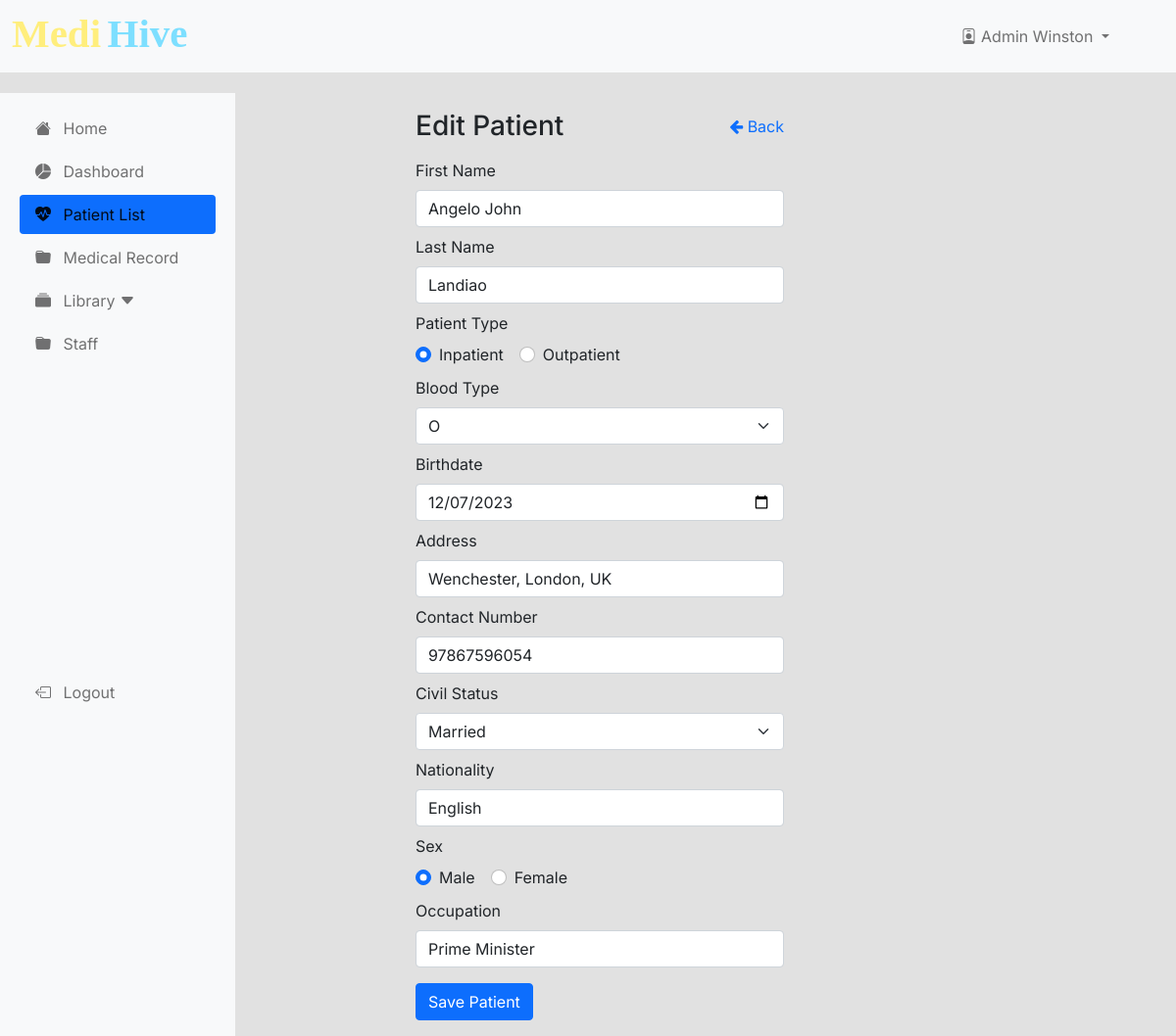
Page /pages/admin/editpatient.php?id=1 (signed in) on the committed database.
### tables this page shows
CREATE TABLE `patient` (
  `patientID` int(11) NOT NULL,
  `staffID` int(11) NOT NULL,
  `pFName` varchar(255) NOT NULL,
  `pLName` varchar(255) NOT NULL,
  `patientType` varchar(255) NOT NULL,
  `bloodType` varchar(255) NOT NULL,
  `birthdate` date NOT NULL,
  `address` varchar(255) NOT NULL,
  `contactNo` varchar(255) NOT NULL,
  `civilStatus` varchar(255) NOT NULL,
  `nationality` varchar(255) NOT NULL,
  `sex` varchar(255) NOT NULL,
  `occupation` varchar(255) NOT NULL,
  `email` varchar(255) NOT NULL
);

### classes/patient.class.php (called while the page is built, shortened)
<?php
require_once 'database.php';
class Patient
{
    protected $db;
    function __construct()
    {
        $this->db = new Database();
    }
    function fetch($record_id)
    {
        $sql = "SELECT * FROM patient WHERE patientID = :id;";
        $query = $this->db->connect()->prepare($sql);
        $query->bindParam(':id', $record_id);
        if ($query->execute()) {
            $data = $query->fetch();
        }
        return $data;
    }
}
?>

### classes/database.php (called while the page is built, shortened)
<?php
class Database {
    private $server = "localhost";
    private $dbname = 'medihive';
    private $user = "root";
    private $pass = '';
    private $connection;
    public function connect() {
        try{
            $this->connection = new PDO("mysql:host=$this->server;dbname=$this->dbname", $this->user, $this->pass);
            $this->connection->setAttribute(PDO::ATTR_ERRMODE, PDO::ERRMODE_EXCEPTION);
        } catch(PDOException $e) {
            die("Connection failed: " . $this->connection->connect_error);
        }
        return $this->connection;
    }
}
?>

### pages/admin/editpatient.php (the view, shortened to what this page needs)
<?php
    require_once '../../classes/patient.class.php';
    if(isset($_GET['id'])){
        $patient =  new Patient();
        $record = $patient->fetch($_GET['id']);
        $patient->pFName = $record['pFName'];
        $patient->pLName = $record['pLName'];
        $patient->patientType = $record['patientType'];
        $patient->bloodType = $record['bloodType'];
        $patient->birthdate = $record['birthdate'];
        $patient->address = $record['address'];
        $patient->contactNo = $record['contactNo'];
        $patient->civilStatus = $record['civilStatus'];
        $patient->nationality = $record['nationality'];
        $patient->sex = $record['sex'];
        $patient->occupation = $record['occupation'];
    }
?>
<!DOCTYPE html>
<html lang="en">
<?php
    require_once('db-head.php');
?>
<body>
    <?php
        require_once('../../classes/database.php');
        require_once('db-navbar.php');
    ?>
    <main>
        <div class="container-fluid">
            <div class="row">
                <?php
                    require_once('db-sidenav.php');
                ?>
                <main class="col-md-9 ms-sm-auto col-lg-10 px-md-4">
                    <div class="col-12 col-lg-6 d-flex justify-content-between align-items-center">
                        <h2 class="h3 brand-color pt-3 pb-2">Edit Patient</h2>
                        <a href="patient.php" class="text-primary text-decoration-none"><i class="fa fa-arrow-left" aria-hidden="true"></i> Back</a>
                    </div>
                    <div class="col-12 col-lg-6">
                        <form method="post" action="">
                            <div class="mb-2">
                                <label for="pFName" class="form-label">First Name</label>
                                <input type="text" class="form-control" id="pFName" name="pFName" required value="<?php if(isset($_POST['pFName'])) { echo $_POST['pFName']; }else if(isset($patient->pFName)) { echo $patient->pFName; } ?>">
                            </div>
                            <div class="mb-2">
                                <label for="pLName" class="form-label">Last Name</label>
                                <input type="text" class="form-control" id="pLName" name="pLName" required value="<?php if(isset($_POST['pLName'])) { echo $_POST['pLName']; }else if(isset($patient->pLName)) { echo $patient->pLName; } ?>">
                            </div>
                            <div class="form-group mb-2">
                                <label class="form-label">Patient Type</label>
                                <div class="d-flex">
                                    <div class="form-check">
                                        <input type="radio" class="form-check-input" id="inpatient" name="patientType" value="Inpatient" <?php if(isset($_POST['patientType']) && $_POST['patientType'] == 'Inpatient') { echo 'checked'; } else if(isset($patient->patientType) && $patient->patientType == 'Inpatient') { echo 'checked'; } ?>>
                                        <label class="form-check-label" for="inpatient">Inpatient</label>
                                    </div>
                                    <div class="form-check ms-3">
                                        <input type="radio" class="form-check-input" id="outpatient" name="patientType" value="Outpatient" <?php if(isset($_POST['patientType']) && $_POST['patientType'] == 'Outpatient') { echo 'checked'; }else if(isset($patient->patientType) && $patient->patientType == 'Outpatient') { echo 'checked'; } ?>>
                                        <label class="form-check-label" for="outpatient">Outpatient</label>
                                    </div>
                                </div>
                            </div>
                            <div class="form-group mb-2">
                                <label for="bloodType" class="form-label">Blood Type</label>
                                <select name="bloodType" id="bloodType" class="form-select">
                                    <option value="O" <?php if(isset($_POST['bloodType']) && $_POST['bloodType'] == 'O') { echo 'selected'; }else if(isset($patient->bloodType) && $patient->bloodType == 'O') { echo 'selected'; }  ?>>O</option>
                                </select>
                            </div>
                            <div class="mb-2">
                                <label for="birthdate" class="form-label">Birthdate</label>
                                <input type="date" class="form-control" id="birthdate" name="birthdate" required value="<?php if(isset($_POST['birthdate'])) { echo $_POST['birthdate']; }else if(isset($patient->birthdate)) { echo $patient->birthdate; } ?>">
                            </div>
                            <div class="mb-2">
                                <label for="address" class="form-label">Address</label>
                                <input type="text" class="form-control" id="address" name="address" required value="<?php if(isset($_POST['address'])) { echo $_POST['address']; }else if(isset($patient->address)) { echo $patient->address; } ?>">
                            </div>
                            <div class="mb-2">
                                <label for="contactNo" class="form-label">Contact Number</label>
                                <input type="text" class="form-control" id="contactNo" name="contactNo" required value="<?php if(isset($_POST['contactNo'])) { echo $_POST['contactNo']; }else if(isset($patient->contactNo)) { echo $patient->contactNo; } ?>">
                            </div>
                            <div class="form-group mb-2">
                                <label for="civilStatus" class="form-label">Civil Status</label>
                                <select name="civilStatus" id="civilStatus" class="form-select">
                                    <option value="Married" <?php if(isset($_POST['civilStatus']) && $_POST['civilStatus'] == 'Married') { echo 'selected'; }else if(isset($patient->civilStatus) && $patient->civilStatus == 'Married') { echo 'selected'; } ?>>Married</option>
                                </select>
                            </div>
                            <div class="mb-2">
                                <label for="nationality" class="form-label">Nationality</label>
                                <input type="text" class="form-control" id="nationality" name="nationality" required value="<?php if(isset($_POST['nationality'])) { echo $_POST['nationality']; }else if(isset($patient->nationality)) { echo $patient->nationality; } ?>">
                            </div>
                            <div class="form-group mb-2">
                                <label class="form-label">Sex</label>
                                <div class="d-flex">
                                    <div class="form-check">
                                        <input type="radio" class="form-check-input" id="male" name="sex" value="Male" <?php if(isset($_POST['sex']) && $_POST['sex'] == 'Male') { echo 'checked'; } else if(isset($patient->sex) && $patient->sex == 'Male') { echo 'checked'; } ?>>
                                        <label class="form-check-label" for="male">Male</label>
                                    </div>
                                    <div class="form-check ms-3">
                                        <input type="radio" class="form-check-input" id="female" name="sex" value="Female" <?php if(isset($_POST['sex']) && $_POST['sex'] == 'Female') { echo 'checked'; }else if(isset($patient->sex) && $patient->sex == 'Female') { echo 'checked'; } ?>>
                                        <label class="form-check-label" for="female">Female</label>
                                    </div>
                                </div>
                            </div>
                            <div class="mb-2">
                                <label for="occupation" class="form-label">Occupation</label>
                                <input type="text" class="form-control" id="occupation" name="occupation" required value="<?php if(isset($_POST['occupation'])) { echo $_POST['occupation']; }else if(isset($patient->occupation)) { echo $patient->occupation; } ?>">
                            </div>
                            <button type="submit" name="save" class="btn btn-primary mt-2 mb-3 brand-bg-color" id="addPatientButton"> Save Patient</button>
                        </form>
                    </div>
                </main>
            </div>
        </div>
    </main>
</body>
</html>

### css/admins.css (style rules this page uses)
* { margin: 0; padding: 0; font-size: 1rem; box-sizing: border-box; font-family: "Inter", sans-serif; }
body { background-color: #e1e1e1; }
:root { --offcanvas-width: 240px; --topbarHeight: 9%; --topmainHeight: 8%; --formHeight: 30%; }
@media screen and (min-width: 992px) { body { overflow: auto !important; } }
@media screen and (min-width: 992px) { main { margin-top: var(--topmainHeight); margin-left: var(--offcanvas-width); } }
@media screen and (min-width:768px) { main { margin-top: 8%; } }

### rows in the picture
patient: pFName "Angelo John", pLName "Landiao", patientType "☑ Inpatient", patientType "☐ Outpatient", bloodType "O", birthdate "12/07/2023", address "Wenchester, London, UK", contactNo "97867596054", civilStatus "Married", nationality "English", sex "☑ Male", sex "☐ Female", occupation "Prime Minister"

### other values in the picture
$_SESSION['data']['role'] "Admin"
$_SESSION['data']['firstName'] "Winston"
